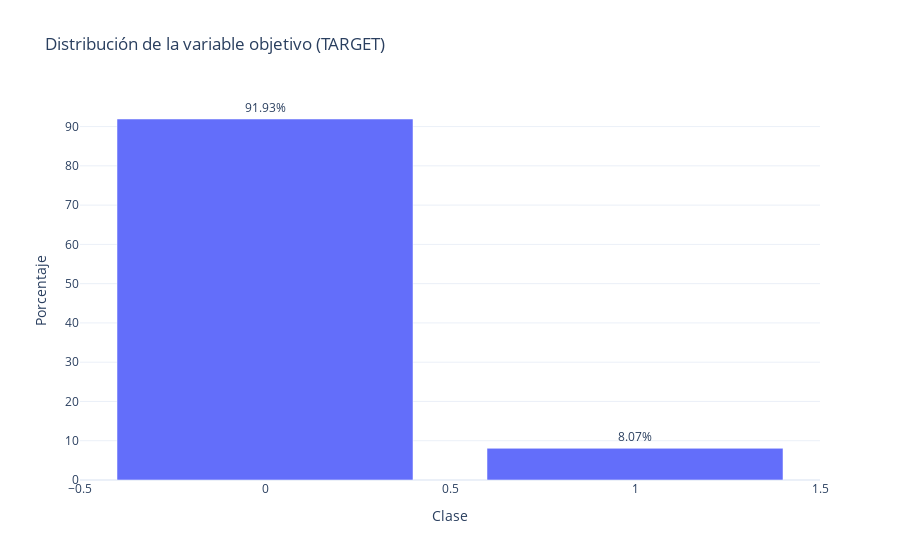

Here is the notebook cell this chart was saved with:
### Markdown cell above
## Separación en train y test estratificado

### Code cell
import plotly.express as px

# Calcular la distribución de la variable objetivo 'TARGET'
pd_plot_target_status = data_transformed['TARGET']\
    .value_counts(normalize=True)\
    .mul(100).rename('percent').reset_index()

# Renombrar columnas para claridad
pd_plot_target_status.columns = ['Class', 'Percent']

# Visualizar la distribución de la variable objetivo
fig = px.bar(
    pd_plot_target_status, 
    x="Class", 
    y="Percent", 
    text="Percent",
    title="Distribución de la variable objetivo (TARGET)",
    labels={'Class': 'Clase', 'Percent': 'Porcentaje'},
    template="plotly_white"
)
fig.update_traces(texttemplate='%{text:.2f}%', textposition='outside')
fig.show()

### Figure 1 — Plotly figure (JSON) as saved in the notebook; plotly's stock layout.template omitted (floating-point values rounded to 4 significant figures)
{"data": [{"alignmentgroup": "True", "hovertemplate": "Clase=%{x}<br>Porcentaje=%{text}<extra></extra>", "legendgroup": "", "marker": {"color": "#636efa", "pattern": {"shape": ""}}, "name": "", "offsetgroup": "", "orientation": "v", "showlegend": false, "text": [91.93, 8.073], "textposition": "outside", "texttemplate": "%{text:.2f}%", "type": "bar", "x": [0, 1], "xaxis": "x", "y": [91.93, 8.073], "yaxis": "y"}], "layout": {"barmode": "relative", "legend": {"tracegroupgap": 0}, "title": {"text": "Distribución de la variable objetivo (TARGET)"}, "xaxis": {"anchor": "y", "domain": [0, 1], "title": {"text": "Clase"}}, "yaxis": {"anchor": "x", "domain": [0, 1], "title": {"text": "Porcentaje"}}}}
